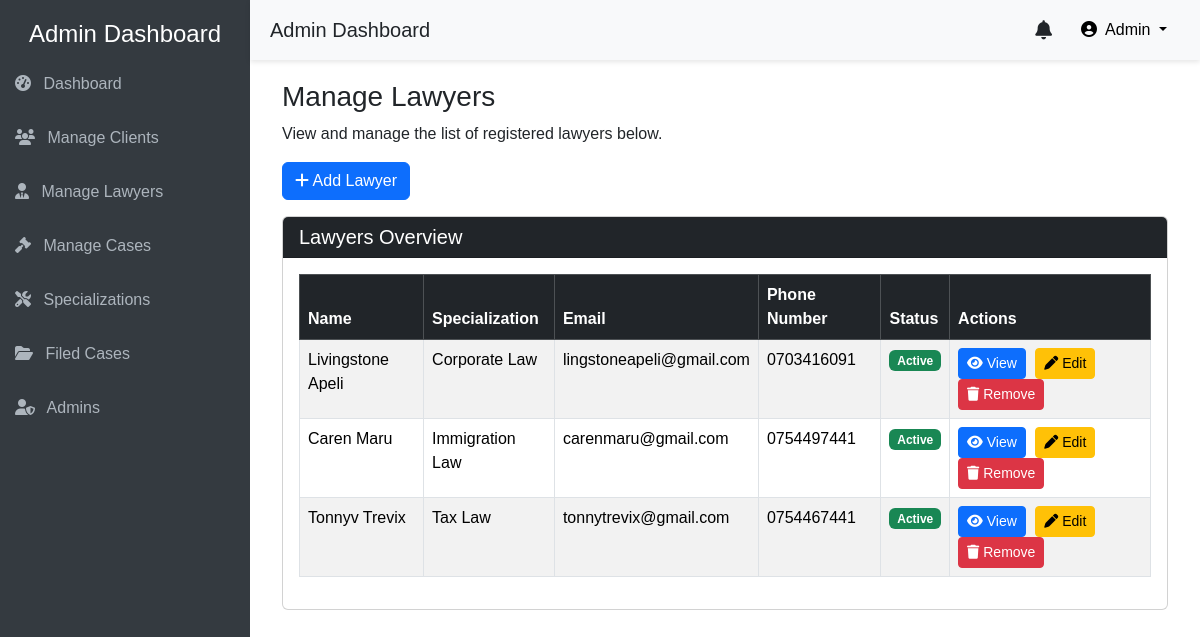
Screenshot of /admin/manage_lawyers.php with the database file from the repository.
### tables this page shows
CREATE TABLE `lawyers` (
  `id` int(11) NOT NULL,
  `name` varchar(150) NOT NULL,
  `email` varchar(100) NOT NULL,
  `phone` varchar(15) NOT NULL,
  `specialization_id` int(11) NOT NULL,
  `status` enum('active','inactive','pending') NOT NULL,
  `created_at` timestamp NOT NULL DEFAULT current_timestamp(),
  `updated_at` timestamp NOT NULL DEFAULT current_timestamp() ON UPDATE current_timestamp(),
  `password` varchar(255) NOT NULL
);

CREATE TABLE `specializations` (
  `id` int(11) NOT NULL,
  `specialization_name` varchar(255) NOT NULL,
  `description` text NOT NULL
);

### admin/manage_lawyers.php (the view, shortened to what this page needs)
<?php
include('../includes/db_connect.php');
$sql = "SELECT lawyers.*, specializations.specialization_name
        FROM lawyers
        JOIN specializations ON lawyers.specialization_id = specializations.id";
$result = $conn->query($sql);
?>
<!DOCTYPE html>
<html lang="en">
<head>
    <link href="https://cdn.jsdelivr.net/npm/bootstrap@5.3.2/dist/css/bootstrap.min.css" rel="stylesheet">
    <link rel="stylesheet" href="https://cdnjs.cloudflare.com/ajax/libs/font-awesome/6.4.0/css/all.min.css">
    <link rel="stylesheet" href="../css/common_dashboard.css">
</head>
<body>
    <?php include('includes/side-nav.php'); ?>
    <?php include('includes/header.php'); ?>
    <div class="main-content">
        <div class="container-fluid">
            <h3>Manage Lawyers</h3>
            <p>View and manage the list of registered lawyers below.</p>
            <button class="btn btn-primary mb-3" data-bs-toggle="modal" data-bs-target="#addLawyerModal">
                <i class="fa fa-plus"></i> Add Lawyer
            </button>
            <div class="card">
                <div class="card-header bg-dark text-white">
                    <h5 class="mb-0">Lawyers Overview</h5>
                </div>
                <div class="card-body">
                    <div class="table-responsive">
                        <table class="table table-striped table-bordered">
                            <thead class="table-dark">
                                <tr>
                                    <th>Name</th>
                                    <th>Specialization</th>
                                    <th>Email</th>
                                    <th>Phone Number</th>
                                    <th>Status</th>
                                    <th>Actions</th>
                                </tr>
                            </thead>
                            <tbody>
                                <?php
                                if ($result->num_rows > 0) {
                                    while($row = $result->fetch_assoc()) {
                                        echo "<tr>";
                                        echo "<td>" . $row['name'] . "</td>";
                                        echo "<td>" . $row['specialization_name'] . "</td>";
                                        echo "<td>" . $row['email'] . "</td>";
                                        echo "<td>" . $row['phone'] . "</td>";
                                        echo "<td><span class='badge bg-" . ($row['status'] == 'active' ? 'success' : 'danger') . "'>" . ucfirst($row['status']) . "</span></td>";
                                        echo "<td class='action-buttons'>
                                                <button class='btn btn-sm btn-primary'><i class='fa fa-eye'></i> View</button>
                                                <button class='btn btn-sm btn-warning'><i class='fa fa-pen'></i> Edit</button>
                                                <button class='btn btn-sm btn-danger'><i class='fa fa-trash'></i> Remove</button>
                                            </td>";
                                        echo "</tr>";
                                    }
                                } else {
                                    echo "<tr><td colspan='7'>No lawyers found</td></tr>";
                                }
                                ?>
                            </tbody>
                        </table>
                    </div>
                </div>
            </div>
        </div>
    </div>
</body>
</html>

### css/common_dashboard.css (style rules this page uses)
body { font-family: Arial, sans-serif; }
.main-content { margin-left: 250px; padding: 80px 20px 20px; }

### admin/manage_lawyers.php (style rules this page uses)
.action-buttons button { margin-right: 5px; }

### rows the page displays
lawyers: name "Livingstone Apeli", specialization.specialization_name "Corporate Law", email "lingstoneapeli@gmail.com", phone "0703416091", status "Active"
lawyers: name "Caren Maru", specialization.specialization_name "Immigration Law", email "carenmaru@gmail.com", phone "0754497441", status "Active"
lawyers: name "Tonnyv Trevix", specialization.specialization_name "Tax Law", email "tonnytrevix@gmail.com", phone "0754467441", status "Active"
